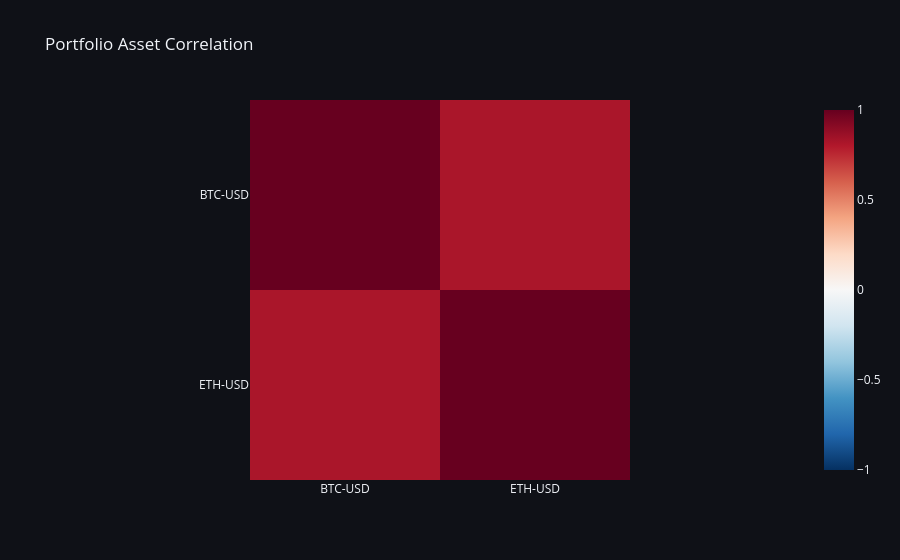

Write notebook code for a chart like this one.
### Markdown cell above
## 2. Dynamic Correlation Heatmap
Visualizing inter-asset dependencies via Plotly.

### Code cell
corr = np.corrcoef(R.T)
fig_corr = px.imshow(
    corr, x=SYMBOLS, y=SYMBOLS, 
    color_continuous_scale='RdBu_r', 
    zmin=-1, zmax=1,
    title="Portfolio Asset Correlation"
)
fig_corr.update_layout(**PLOTLY_DARK)
fig_corr.show()

### Figure 1 — Plotly figure (JSON) as saved in the notebook; plotly's stock layout.template omitted (floating-point values rounded to 4 significant figures)
{"data": [{"coloraxis": "coloraxis", "hovertemplate": "x: %{x}<br>y: %{y}<br>color: %{z}<extra></extra>", "name": "0", "type": "heatmap", "x": ["BTC-USD", "ETH-USD"], "xaxis": "x", "y": ["BTC-USD", "ETH-USD"], "yaxis": "y", "z": [[1.0, 0.8203], [0.8203, 1.0]]}], "layout": {"coloraxis": {"cmax": 1, "cmin": -1, "colorscale": [[0, "rgb(5,48,97)"], [0.1, "rgb(33,102,172)"], [0.2, "rgb(67,147,195)"], [0.3, "rgb(146,197,222)"], [0.4, "rgb(209,229,240)"], [0.5, "rgb(247,247,247)"], [0.6, "rgb(253,219,199)"], [0.7, "rgb(244,165,130)"], [0.8, "rgb(214,96,77)"], [0.9, "rgb(178,24,43)"], [1, "rgb(103,0,31)"]]}, "paper_bgcolor": "#0f1117", "plot_bgcolor": "#0f1117", "title": {"text": "Portfolio Asset Correlation"}, "xaxis": {"anchor": "y", "constrain": "domain", "domain": [0, 1], "scaleanchor": "y"}, "yaxis": {"anchor": "x", "autorange": "reversed", "constrain": "domain", "domain": [0, 1]}}}
